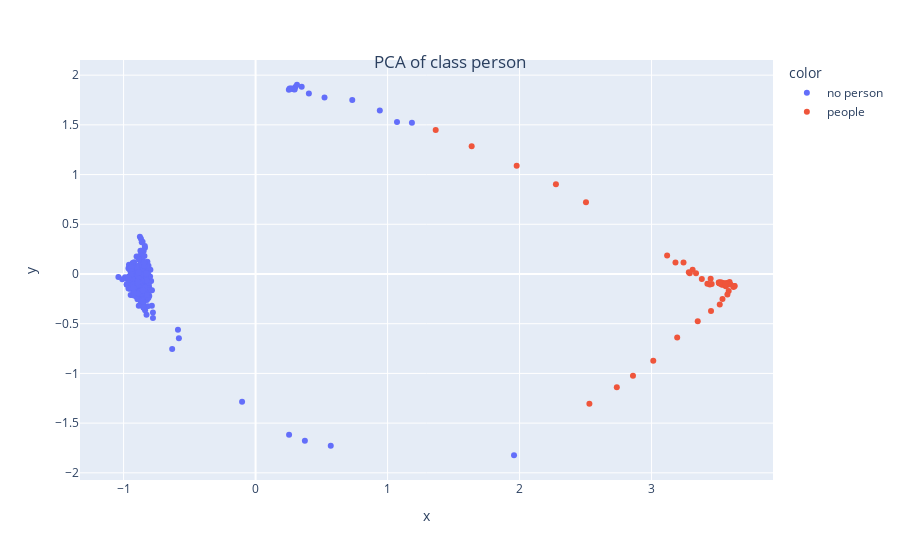
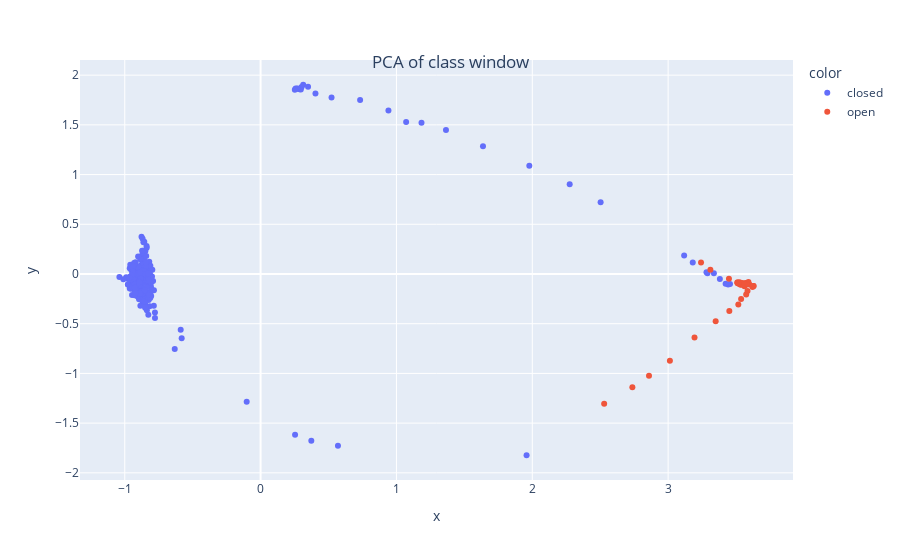

The notebook cell saved with these charts, in order:
### Markdown cell above
**visualizing features in a lower dimensional space**

### Code cell
#### creating only body of the network

k_lstm = {'c_in':features_mini1.shape[1],'c_out':targets1.shape[1],'hidden_size':22,'rnn_dropout':0.4}
k_fcn={'c_in':features_mini1.shape[1],'c_out':targets1.shape[1],'layers':[32,8]}
# new_model = create_model(LSTM_body, dls.vars,dls.c,dls,**k)
new_model = LSTM_body(**k_lstm)  ## LSTM
# new_model = MyFCN_body(**k_fcn)    ## MyFCN
#### load part of the pre trained model

# load 
pretrained_dict = torch.load(f'models/{learn.model.__name__}.pt')
model_dict = new_model.state_dict()
# 1. filter out unnecessary keys
pretrained_dict = {k: v for k, v in pretrained_dict.items() if k in model_dict}
# 2. overwrite entries in the existing state dict
model_dict.update(pretrained_dict) 
# 3. load the new state dict
new_model.load_state_dict(model_dict)

###### get the features/predicions of the model_body

device = torch.device('cuda' if torch.cuda.is_available() else 'cpu')

new_model.to(device)
new_model.eval()
feats = []
lbls = []
with torch.no_grad():
    for inputs, labels in test_dl:
        inputs = inputs.to(device)
        labels = labels.to(device)

        outputs = new_model(inputs)
        feats.append(outputs)
        lbls.append(labels)

test_feats = torch.cat(feats).detach().cpu().numpy()
test_lbls = torch.cat(lbls).detach().cpu().numpy()

#### get labels as strings
person_labels = []
person_dict = {1 : 'people', 0 : 'no person'}
window_labels = []
window_dict = {1 : 'open', 0 : 'closed'}
for item in test_lbls:
    person_labels.append(person_dict[item[0]])
    window_labels.append(window_dict[item[1]])

##########
## using tensorboard projector
# writer = SummaryWriter('runs/')
# writer.add_embedding(test_feats,metadata=person_labels,tag = f'person_embeddings_{learn.model.__name__}')
# writer.add_embedding(test_feats,metadata=window_labels,tag = f'window_embeddings_{learn.model.__name__}')
# writer.close()
##########
### using sklearn and plotly
components = visualize_embeddings(test_feats,person_labels,window_labels,n_components=2,method='pca')

### Figure 1 — Plotly figure (JSON) as saved in the notebook; plotly's stock layout.template omitted (floating-point values rounded to 4 significant figures; data arrays with more than 128 entries replaced by an {"elided": "..."} marker saying what was removed)
{"data": [{"hovertemplate": "color=no person<br>x=%{x}<br>y=%{y}<extra></extra>", "legendgroup": "no person", "marker": {"color": "#636efa", "symbol": "circle"}, "mode": "markers", "name": "no person", "orientation": "v", "showlegend": true, "type": "scatter", "x": {"elided": "239 float values"}, "xaxis": "x", "y": {"elided": "239 float values"}, "yaxis": "y"}, {"hovertemplate": "color=people<br>x=%{x}<br>y=%{y}<extra></extra>", "legendgroup": "people", "marker": {"color": "#EF553B", "symbol": "circle"}, "mode": "markers", "name": "people", "orientation": "v", "showlegend": true, "type": "scatter", "x": [2.529, 2.737, 2.859, 3.013, 3.194, 3.35, 3.451, 3.517, 3.537, 3.575, 3.584, 3.621, 3.629, 3.628, 3.562, 3.546, 3.581, 3.598, 3.534, 3.576, 3.567, 3.525, 3.448, 3.525, 3.571, 3.54, 3.509, 3.591, 3.581, 3.522, 3.547, 3.512, 3.57, 3.56, 3.572, 3.576, 3.561, 3.512, 3.516, 3.311, 3.242, 3.337, 3.381, 3.455, 3.442, 3.423, 3.289, 3.282, 3.181, 3.118, 2.503, 2.275, 1.978, 1.637, 1.365], "xaxis": "x", "y": [-1.304, -1.139, -1.023, -0.8732, -0.6398, -0.4755, -0.3715, -0.3058, -0.2505, -0.2062, -0.1698, -0.1319, -0.1198, -0.1207, -0.1224, -0.1037, -0.1, -0.1045, -0.1087, -0.09693, -0.1004, -0.09263, -0.04705, -0.0837, -0.09493, -0.1063, -0.08675, -0.08174, -0.104, -0.09861, -0.09061, -0.08546, -0.09061, -0.1084, -0.1046, -0.1026, -0.1037, -0.09289, -0.09296, 0.04213, 0.1148, 0.0068, -0.05051, -0.09967, -0.1065, -0.09802, 0.007608, 0.01654, 0.1167, 0.1853, 0.7223, 0.9029, 1.088, 1.284, 1.45], "yaxis": "y"}], "layout": {"legend": {"title": {"text": "color"}, "tracegroupgap": 0}, "margin": {"t": 60}, "title": {"text": "PCA of class person", "x": 0.5, "xanchor": "center", "y": 0.9, "yanchor": "top"}, "xaxis": {"anchor": "y", "domain": [0, 1], "title": {"text": "x"}}, "yaxis": {"anchor": "x", "domain": [0, 1], "title": {"text": "y"}}}}

### Figure 2 — Plotly figure (JSON) as saved in the notebook; plotly's stock layout.template omitted (floating-point values rounded to 4 significant figures; data arrays with more than 128 entries replaced by an {"elided": "..."} marker saying what was removed)
{"data": [{"hovertemplate": "color=closed<br>x=%{x}<br>y=%{y}<extra></extra>", "legendgroup": "closed", "marker": {"color": "#636efa", "symbol": "circle"}, "mode": "markers", "name": "closed", "orientation": "v", "showlegend": true, "type": "scatter", "x": {"elided": "253 float values"}, "xaxis": "x", "y": {"elided": "253 float values"}, "yaxis": "y"}, {"hovertemplate": "color=open<br>x=%{x}<br>y=%{y}<extra></extra>", "legendgroup": "open", "marker": {"color": "#EF553B", "symbol": "circle"}, "mode": "markers", "name": "open", "orientation": "v", "showlegend": true, "type": "scatter", "x": [2.529, 2.737, 2.859, 3.013, 3.194, 3.35, 3.451, 3.517, 3.537, 3.575, 3.584, 3.621, 3.629, 3.628, 3.562, 3.546, 3.581, 3.598, 3.534, 3.576, 3.567, 3.525, 3.448, 3.525, 3.571, 3.54, 3.509, 3.591, 3.581, 3.522, 3.547, 3.512, 3.57, 3.56, 3.572, 3.576, 3.561, 3.512, 3.516, 3.311, 3.242], "xaxis": "x", "y": [-1.304, -1.139, -1.023, -0.8732, -0.6398, -0.4755, -0.3715, -0.3058, -0.2505, -0.2062, -0.1698, -0.1319, -0.1198, -0.1207, -0.1224, -0.1037, -0.1, -0.1045, -0.1087, -0.09693, -0.1004, -0.09263, -0.04705, -0.0837, -0.09493, -0.1063, -0.08675, -0.08174, -0.104, -0.09861, -0.09061, -0.08546, -0.09061, -0.1084, -0.1046, -0.1026, -0.1037, -0.09289, -0.09296, 0.04213, 0.1148], "yaxis": "y"}], "layout": {"legend": {"title": {"text": "color"}, "tracegroupgap": 0}, "margin": {"t": 60}, "title": {"text": "PCA of class window", "x": 0.5, "xanchor": "center", "y": 0.9, "yanchor": "top"}, "xaxis": {"anchor": "y", "domain": [0, 1], "title": {"text": "x"}}, "yaxis": {"anchor": "x", "domain": [0, 1], "title": {"text": "y"}}}}
